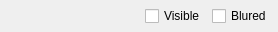
<?xml version="1.0" encoding="UTF-8"?>
<ui version="4.0">
 <class>ColumnSettingsWidget</class>
 <widget class="QWidget" name="ColumnSettingsWidget">
  <property name="geometry">
   <rect>
    <x>0</x>
    <y>0</y>
    <width>278</width>
    <height>32</height>
   </rect>
  </property>
  <property name="windowTitle">
   <string>Form</string>
  </property>
  <layout class="QHBoxLayout" name="horizontalLayout">
   <property name="spacing">
    <number>6</number>
   </property>
   <property name="leftMargin">
    <number>6</number>
   </property>
   <property name="topMargin">
    <number>4</number>
   </property>
   <property name="rightMargin">
    <number>6</number>
   </property>
   <property name="bottomMargin">
    <number>4</number>
   </property>
   <item>
    <widget class="QLabel" name="lblName">
     <property name="text">
      <string/>
     </property>
    </widget>
   </item>
   <item>
    <spacer name="horizontalSpacer">
     <property name="orientation">
      <enum>Qt::Horizontal</enum>
     </property>
     <property name="sizeHint" stdset="0">
      <size>
       <width>104</width>
       <height>20</height>
      </size>
     </property>
    </spacer>
   </item>
   <item>
    <widget class="QCheckBox" name="chkVisible">
     <property name="text">
      <string>Visible</string>
     </property>
    </widget>
   </item>
   <item>
    <widget class="QCheckBox" name="chkBlured">
     <property name="text">
      <string>Blured</string>
     </property>
    </widget>
   </item>
  </layout>
 </widget>
 <resources/>
 <connections/>
</ui>
